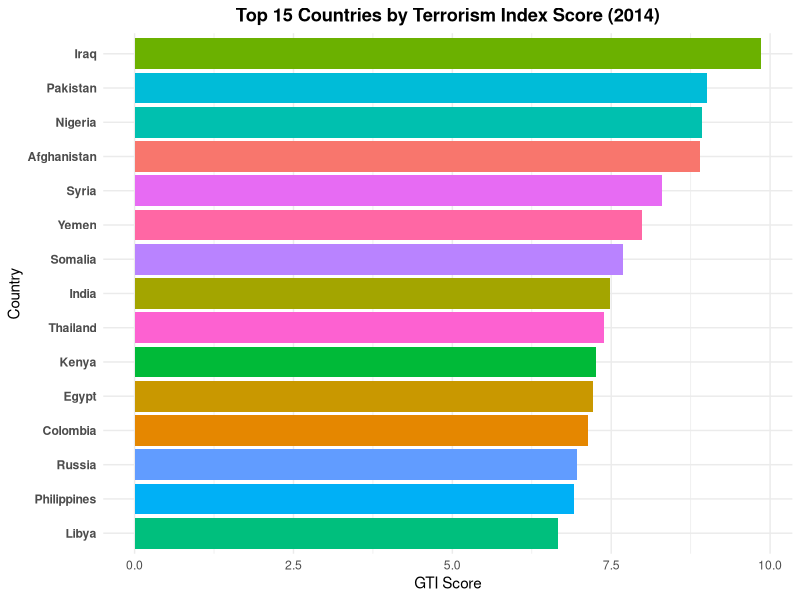
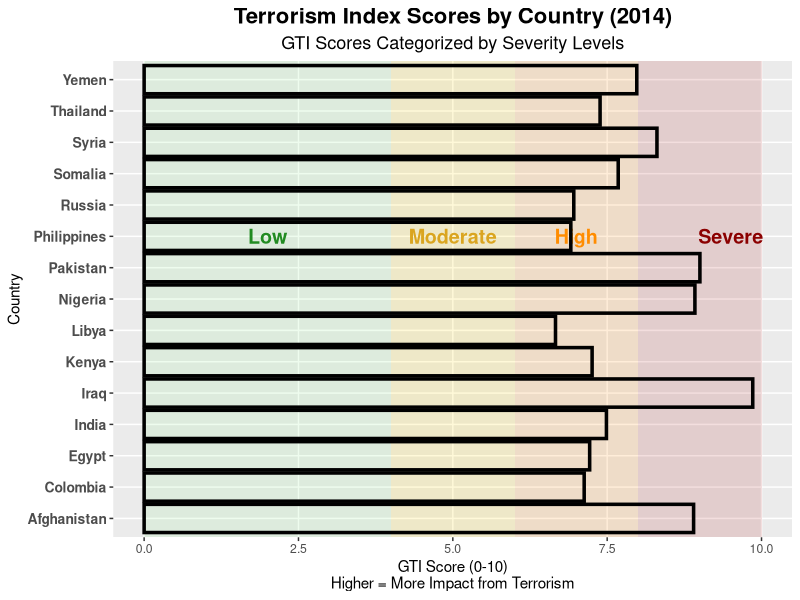
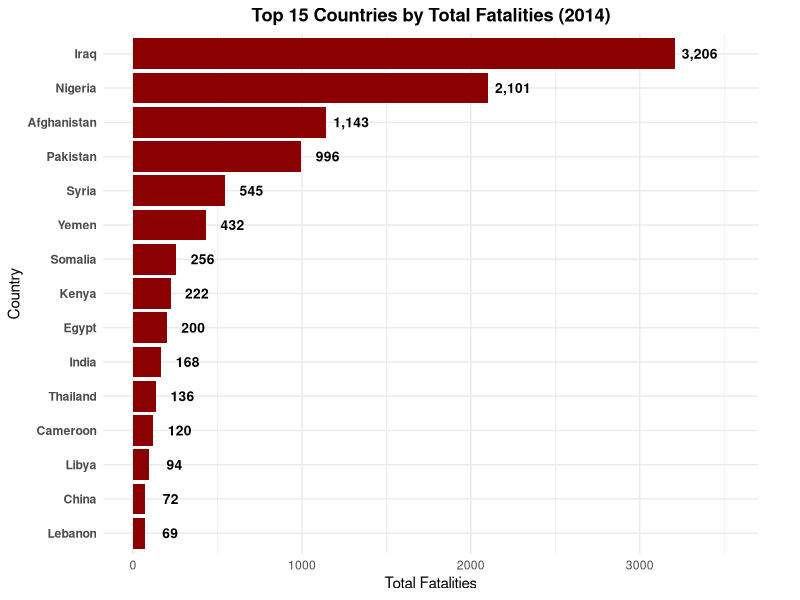
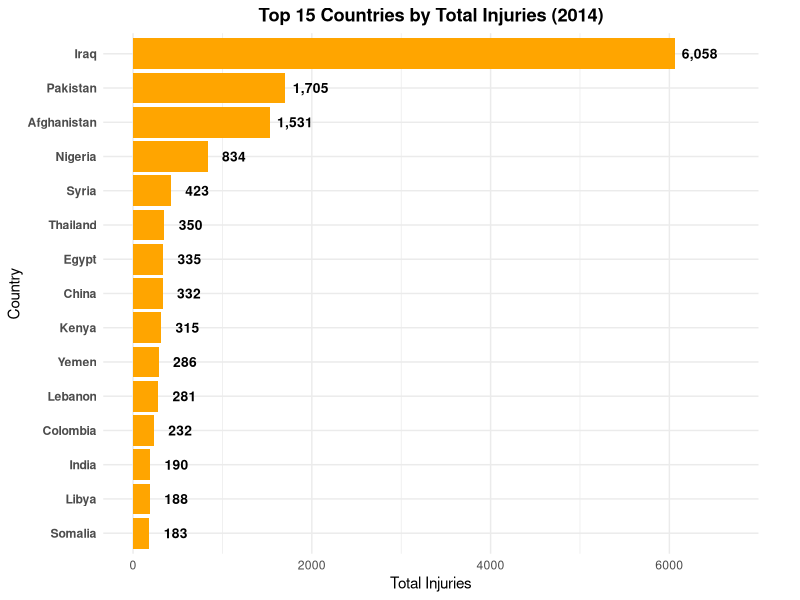
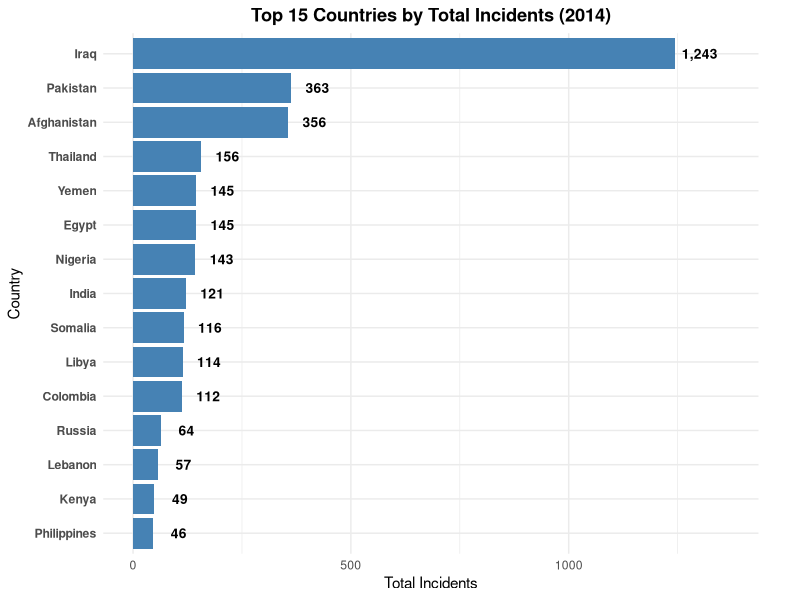
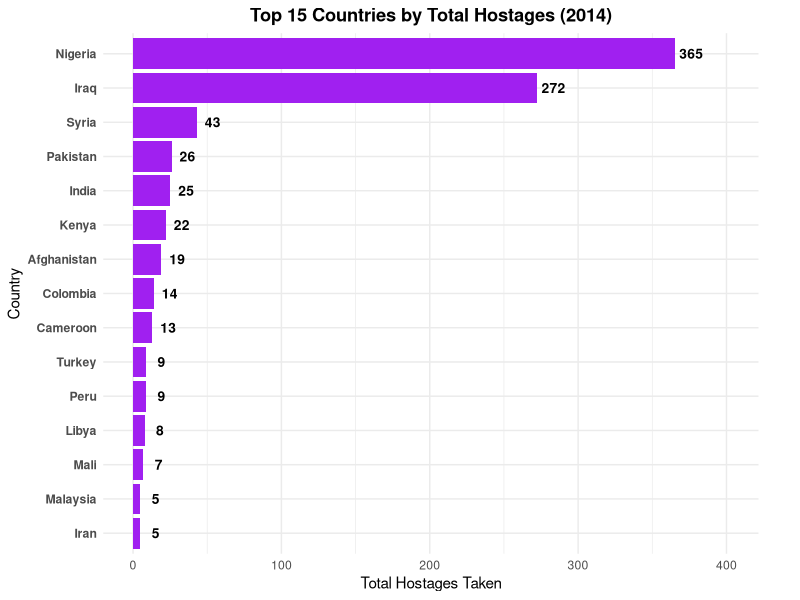
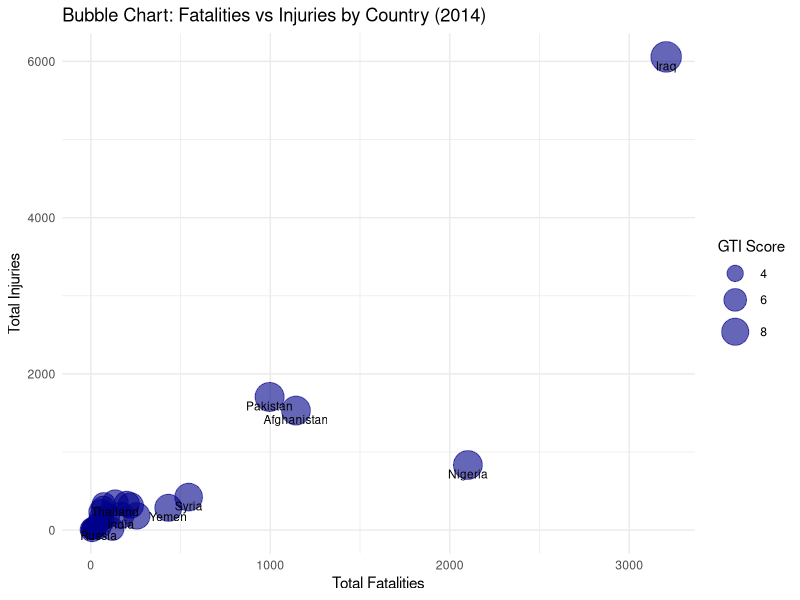

Write R code to recreate these figures, in order.
## ---- chunk 1
#| label: setup
#| message: false
#| warning: false
#| echo: false

library(readxl)
library(dplyr)
library(tidyr)
library(ggplot2)

# Load the data
df <- read_excel("data/Global Terrorism Index 2023.xlsx", sheet = "2014")

# Clean and filter the data
df_clean <- df %>%
  select(Country, Rank, Score, Incidents, Fatalities, Injuries, Hostages) %>%
  mutate(across(c(Score, Incidents, Fatalities, Injuries, Hostages), as.numeric))

# Filter top 15 countries based on 2014 score
top15 <- df_clean %>%
  arrange(desc(Score)) %>%
  slice(1:15)

## ---- chunk 2
#| label: overall-trend
#| fig-cap: "GTI Scores for Top 15 Most Affected Countries (2014)"

# Plot the data
ggplot(top15, aes(x = reorder(Country, Score), y = Score, fill = Country)) +
  geom_col() +
  coord_flip() +
  labs(title = "Top 15 Countries by Terrorism Index Score (2014)",
       y = "GTI Score", x = "Country") +
  theme_minimal() +
  theme(
    plot.title = element_text(hjust = 0.5, face = "bold"),
    axis.text.y = element_text(face = "bold"),
    legend.position = "none"
  )
## ---- chunk 3
#| label: country-severity
#| fig-cap: "Terrorism Index Trends by Country (2014), with Severity Levels"
#| fig-width: 12
#| fig-height: 8

# Plot the data for top 15 countries
ggplot(top15, aes(x = Country, y = Score)) +
  # Severity background bands (more visible)
  annotate("rect", xmin = -Inf, xmax = Inf, ymin = 8, ymax = 10,
           fill = "#B22222", alpha = 0.15) +
  annotate("rect", xmin = -Inf, xmax = Inf, ymin = 6, ymax = 8,
           fill = "#FF8C00", alpha = 0.15) +
  annotate("rect", xmin = -Inf, xmax = Inf, ymin = 4, ymax = 6,
           fill = "#FFD700", alpha = 0.15) +
  annotate("rect", xmin = -Inf, xmax = Inf, ymin = 0, ymax = 4,
           fill = "#90EE90", alpha = 0.15) +

  # Add labels to indicate severity zones
  annotate("text", x = 10, y = 9.5, label = "Severe", color = "#8B0000", size = 5, fontface = "bold") +
  annotate("text", x = 10, y = 7, label = "High", color = "#FF8C00", size = 5, fontface = "bold") +
  annotate("text", x = 10, y = 5, label = "Moderate", color = "#DAA520", size = 5, fontface = "bold") +
  annotate("text", x = 10, y = 2, label = "Low", color = "#228B22", size = 5, fontface = "bold") +

  # Main bar chart
  geom_bar(stat = "identity", fill = NA, color = "#000000", linewidth = 1.2) +
  
  # Flip coordinates for better readability
  coord_flip() +
  
  scale_x_discrete() +
  
  # Labels and titles
  labs(
    title = "Terrorism Index Scores by Country (2014)",
    subtitle = "GTI Scores Categorized by Severity Levels",
    x = "Country",
    y = "GTI Score (0-10)\nHigher = More Impact from Terrorism"
  ) +
  
  theme(
    plot.title = element_text(size = 16, face = "bold", hjust = 0.5),
    plot.subtitle = element_text(size = 13, hjust = 0.5),
    axis.text.y = element_text(size = 10, face = "bold"),
    panel.grid.minor = element_blank(),
    legend.position = "none"
  )

## ---- chunk 4
#| label: fatalities
#| fig-cap: "Countries with Highest Terrorism-Related Fatalities (2014)"
#| warning: false

top_deaths <- df_clean %>%
  arrange(desc(Fatalities)) %>%
  select(Country, Fatalities) %>%
  slice_head(n = 15)

ggplot(top_deaths, aes(x = reorder(Country, Fatalities), y = Fatalities)) +
  geom_col(fill = "darkred") +
  # Add value labels at the end of each bar
  geom_text(aes(label = format(Fatalities, big.mark = ",")),
            hjust = -0.2, color = "black", fontface = "bold", size = 3.5) +
  coord_flip(clip = "off") +  # Prevent clipping of labels
  scale_y_continuous(limits = function(x) c(0, x[2] * 1.1)) +  # Expand y-axis to make room for labels
  labs(title = "Top 15 Countries by Total Fatalities (2014)",
       x = "Country", y = "Total Fatalities") +
  theme_minimal() +
  theme(
    plot.title = element_text(face = "bold", hjust = 0.5),
    axis.text.y = element_text(face = "bold"),
    plot.margin = margin(5.5, 30, 5.5, 5.5)  # Add right margin for labels
  )
## ---- chunk 5
#| label: injuries
#| fig-cap: "Countries with Highest Terrorism-Related Injuries (2014)"
#| warning: false

top_injuries <- df_clean %>%
  arrange(desc(Injuries)) %>%
  select(Country, Injuries) %>%
  slice_head(n = 15)

ggplot(top_injuries, aes(x = reorder(Country, Injuries), y = Injuries)) +
  geom_col(fill = "orange") +
  # Add value labels at the end of each bar
  geom_text(aes(label = format(Injuries, big.mark = ",")),
            hjust = -0.2, color = "black", fontface = "bold", size = 3.5) +
  coord_flip(clip = "off") +  # Prevent clipping of labels
  scale_y_continuous(limits = function(x) c(0, x[2] * 1.1)) +  # Expand y-axis to make room for labels
  labs(title = "Top 15 Countries by Total Injuries (2014)",
       x = "Country", y = "Total Injuries") +
  theme_minimal() +
  theme(
    plot.title = element_text(face = "bold", hjust = 0.5),
    axis.text.y = element_text(face = "bold"),
    plot.margin = margin(5.5, 30, 5.5, 5.5)  # Add right margin for labels
  )
## ---- chunk 6
#| label: incidents
#| fig-cap: "Countries with Highest Number of Terrorist Incidents (2014)"
#| warning: false

top_incidents <- df_clean %>%
  arrange(desc(Incidents)) %>%
  select(Country, Incidents) %>%
  slice_head(n = 15)

ggplot(top_incidents, aes(x = reorder(Country, Incidents), y = Incidents)) +
  geom_col(fill = "steelblue") +
  # Add value labels at the end of each bar
  geom_text(aes(label = format(Incidents, big.mark = ",")),
            hjust = -0.2, color = "black", fontface = "bold", size = 3.5) +
  coord_flip(clip = "off") +  # Prevent clipping of labels
  scale_y_continuous(limits = function(x) c(0, x[2] * 1.1)) +  # Expand y-axis to make room for labels
  labs(title = "Top 15 Countries by Total Incidents (2014)",
       x = "Country", y = "Total Incidents") +
  theme_minimal() +
  theme(
    plot.title = element_text(face = "bold", hjust = 0.5),
    axis.text.y = element_text(face = "bold"),
    plot.margin = margin(5.5, 30, 5.5, 5.5)  # Add right margin for labels
  )
## ---- chunk 7
#| label: hostages
#| fig-cap: "Countries with Highest Number of Hostages in Terrorist Incidents (2014)"
#| warning: false

top_hostages <- df_clean %>%
  arrange(desc(Hostages)) %>%
  select(Country, Hostages) %>%
  slice_head(n = 15)

ggplot(top_hostages, aes(x = reorder(Country, Hostages), y = Hostages)) +
  geom_col(fill = "purple") +
  # Add value labels at the end of each bar
  geom_text(aes(label = format(Hostages, big.mark = ",")),
            hjust = -0.2, color = "black", fontface = "bold", size = 3.5) +
  coord_flip(clip = "off") +  # Prevent clipping of labels
  scale_y_continuous(limits = function(x) c(0, x[2] * 1.1)) +  # Expand y-axis to make room for labels
  labs(title = "Top 15 Countries by Total Hostages (2014)",
       x = "Country", y = "Total Hostages Taken") +
  theme_minimal() +
  theme(
    plot.title = element_text(face = "bold", hjust = 0.5),
    axis.text.y = element_text(face = "bold"),
    plot.margin = margin(5.5, 30, 5.5, 5.5)  # Add right margin for labels
  )
## ---- chunk 8
#| label: bubble-chart
#| fig-cap: "Multi-Dimensional Analysis of Terrorism Impact by Country (2014)"
#| fig-width: 11
#| fig-height: 8

bubble_data <- df_clean %>%
  group_by(Country) %>%
  select(Country, Fatalities, Injuries, Score) %>%
  filter(Fatalities > 0 & Injuries > 0)

ggplot(bubble_data, aes(x = Fatalities, y = Injuries, size = Score, label = Country)) +
  geom_point(alpha = 0.6, color = "darkblue") +
  geom_text(check_overlap = TRUE, size = 3, vjust = 1.5) +
  scale_size_continuous(range = c(2, 10)) +
  labs(title = "Bubble Chart: Fatalities vs Injuries by Country (2014)",
       x = "Total Fatalities", y = "Total Injuries", size = "GTI Score") +
  theme_minimal()
  theme(
    plot.title = element_text(face = "bold", hjust = 0.5),
    plot.subtitle = element_text(hjust = 0.5),
    legend.position = "right"
  )
